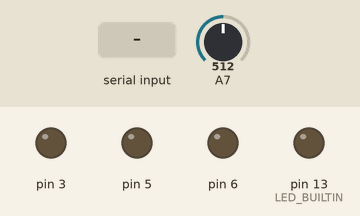
The sketch below on a simulated Arduino Uno, built with avr-gcc and run on an emulated ATmega328P. On the bench: output pins drawn as LEDs (lit = HIGH). Inputs (shaded band) come from the test bench; at power-on: A7 = 512.

Above: at 1.2 s.
1.3 s: A7 set to 591
2.8 s: A7 set to 609
At 5.7 s:
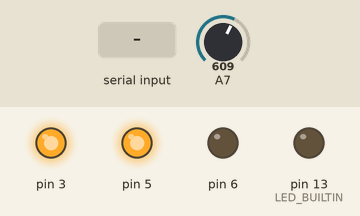
5.8 s: "5003\n" received over the second serial link
At 8.21 s:
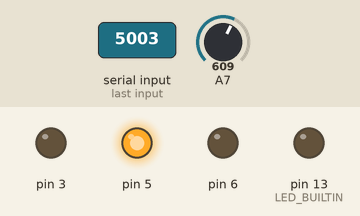
8.8 s: "5001\n" received over the second serial link
At 14.7 s:
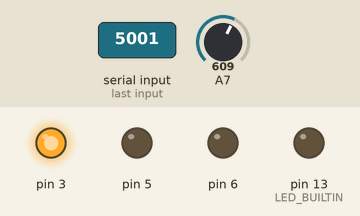
14.8 s: "5003\n" received over the second serial link
At 20.1 s:
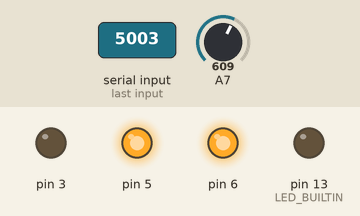
20.8 s: A7 set to 590
At 23.8 s:
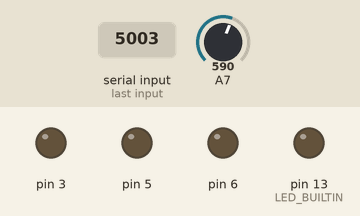
Timing chart, 0 to 24.8 s (numbered marks = the images above; inputs shaded):
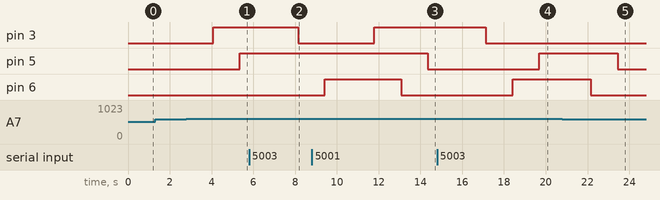

Measured:
- the behaviour switches between 600 and 601 on A7 (found by bisection; images 0 and 1)
- after the input at 1.3 s, every drawn part: stays the same
- after the input at 2.8 s, pin 3: LOW → HIGH after 1.3 s; pin 5: LOW → HIGH after 2.6 s
- after the input at 5.8 s, pin 3: HIGH → LOW after 2.3 s
- after the input at 8.8 s, pin 3: LOW → HIGH after 3.0 s; pin 5: HIGH → LOW after 5.6 s
- after the input at 14.8 s, pin 3: HIGH → LOW after 2.3 s; pin 5: LOW → HIGH after 4.9 s; pin 6: LOW → HIGH after 3.6 s
- after the input at 20.8 s, pin 5: HIGH → LOW after 2.6 s; pin 6: HIGH → LOW after 1.4 s

The sketch:

wifi_lede.ino
```cpp
#include <SoftwareSerial.h>

SoftwareSerial mySerial(10, 11); // RX, TX

byte pwmVal_up_y = 0;
byte pwmVal_up_w = 0;
byte pwmVal_down_y = 0;

bool pwsw = 0; //开关状态变换检测
int vol;
String comdata = "";


void setup() {
  Serial.begin(115200);
  mySerial.begin(115200);

  pinMode(LED_BUILTIN, OUTPUT);
  pinMode(3, OUTPUT);   //将引脚变成输出模式，上白色
  pinMode(5, OUTPUT);   //将引脚变成输出模式，下黄色
  pinMode(6, OUTPUT);   //将引脚变成输出模式，上黄色
  while (Serial.read() >= 0) {} //clear serialbuffer


  //analogWrite(3,pwmVal);
  //analogWrite(5,4);
  //analogWrite(6,4);


  chl_up_w(0);
  chl_up_y(0);
  chl_down_y(0);


}

void loop() {


  //  Serial.println(stage);

  if (analogRead(7) > 600)

  {

    if (pwsw == 0) //如果有改变则执行，而不是一直执行
    {
      chl_up_w(255);
      //chl_up_y(255);
      chl_down_y(255);
    }
    pwsw = 1;
  } else
  {
    if (pwsw == 1)//如果有改变则执行，而不是一直执行
    {
      chl_up_w(0);
      chl_up_y(0);
      chl_down_y(0);
    }

    pwsw = 0;
  }


  if (mySerial.available() > 0)
  {
    comdata = mySerial.readString();


              if (comdata.toInt() < 1000)
              {
                //null
              } else if (comdata.toInt() < 3000 and comdata.toInt() >= 1000 )
              {
                Serial.println("1");
                chl_up_w(byte(comdata.toInt() - 2000));


              } else if (comdata.toInt() < 4000) {
                Serial.println("2");
                chl_up_y(byte(comdata.toInt() - 3000));

              } else if (comdata.toInt() < 5000) { //>3000
                Serial.println("3");
                chl_down_y(byte(comdata.toInt() - 4000));
              } else if (comdata.toInt() == 5001) {
                chl_up_w(255);
                chl_up_y(0);
                chl_down_y(0);


              } else if (comdata.toInt() == 5002) {
                chl_up_w(255);
                chl_up_y(0);
                chl_down_y(255);


              } else if (comdata.toInt() == 5003) {
                chl_up_w(0);
                chl_up_y(255);
                chl_down_y(255);


              } else if (comdata.toInt() == 5004) {
                chl_up_w(0);
                chl_up_y(255);
                chl_down_y(0);


              } else if (comdata.toInt() == 5005) {
                chl_up_w(255);
                chl_up_y(255);
                chl_down_y(255);


              } else if (comdata.toInt() == 5006) {
                chl_up_w(0);
                chl_up_y(0);
                chl_down_y(0);
            }


}
comdata = "";


// digitalWrite(LED_BUILTIN, HIGH);   // turn the LED on (HIGH is the voltage level)
delay(100);                       // wait for a second
//  digitalWrite(LED_BUILTIN, LOW);    // turn the LED off by making the voltage LOW
//analogWrite(3,0);


}


//------------------------------------------------------------------------------------
void chl_up_w(int val)
{

  // Serial.println(val);
  if (val >= pwmVal_up_w)
  {
    while (val > pwmVal_up_w)
    {
      pwmVal_up_w++;
      delay(5);
      analogWrite(3, pwmVal_up_w);
    }
  } else {
    while (val < pwmVal_up_w)
    {
      pwmVal_up_w--;
      delay(5);
      analogWrite(3, pwmVal_up_w);
    }

  }


}


void chl_up_y(int val)
{

  // Serial.println(val);
  if (val >= pwmVal_up_y)
  {
    while (val > pwmVal_up_y)
    {
      pwmVal_up_y++;
      delay(5);
      analogWrite(6, pwmVal_up_y);
    }
  } else {
    while (val < pwmVal_up_y)
    {
      pwmVal_up_y--;
      delay(5);
      analogWrite(6, pwmVal_up_y);
    }

  }


}

void chl_down_y(int val)
{

  // Serial.println(val);
  if (val >= pwmVal_down_y)
  {
    while (val > pwmVal_down_y)
    {
      pwmVal_down_y++;
      delay(5);
      analogWrite(5, pwmVal_down_y);
    }
  } else {
    while (val < pwmVal_down_y)
    {
      pwmVal_down_y--;
      delay(5);
      analogWrite(5, pwmVal_down_y);
    }

  }


}
```
